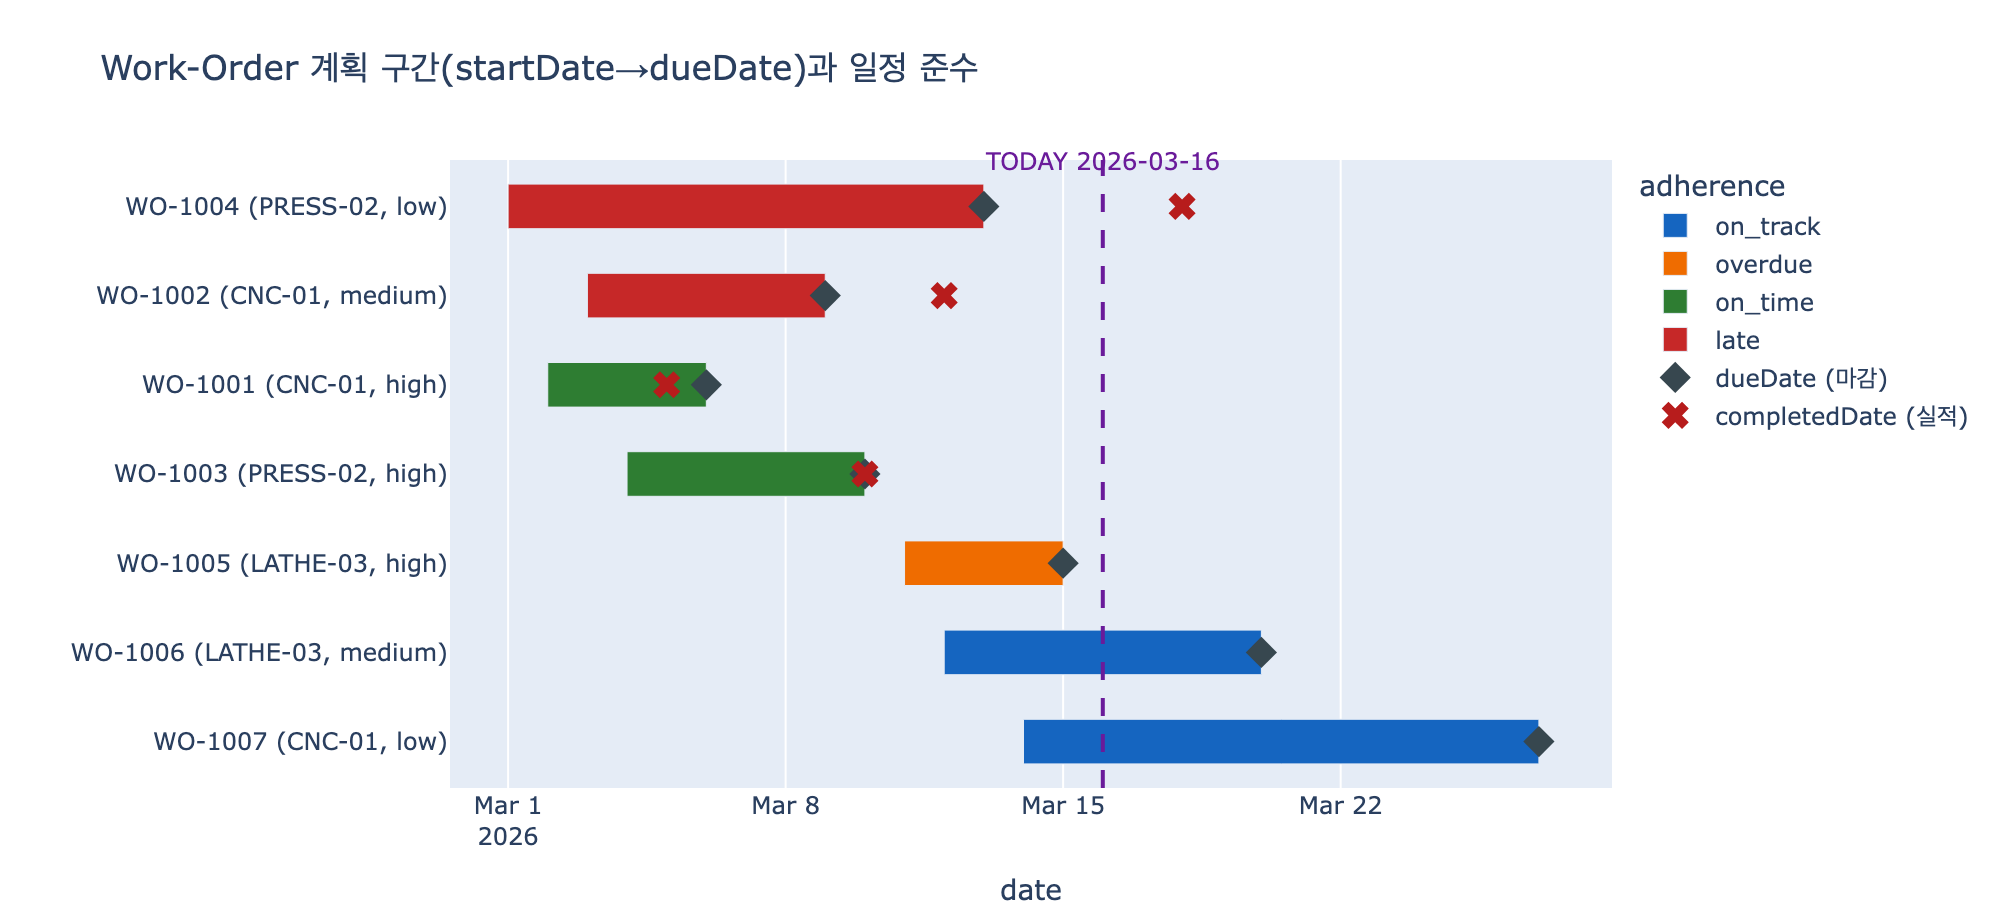

Reproduce this figure in Python.
# 필요 패키지: pandas, plotly, kaleido
# 실행: python3 expy.py  (Jupyter percent script 형식)

# %% [markdown]
# # Work-Order의 startDate / dueDate — 왜 둘 다 필요한가
#
# Smart Manufacturing 온톨로지의 `Work-Order`는 다음 속성을 갖는다.
#
# | Property | Type | Identifier? |
# |---|---|---|
# | `workOrderId` | string | ✓ |
# | `priority` | string | |
# | `status` | string | |
# | `startDate` | date | |
# | `dueDate` | date | |
#
# 날짜가 **두 개**인 이유는 하나의 값으로는 표현할 수 없는 두 축을 동시에 얻기 위해서다.
#
# - `startDate` → **기간(duration)** 의 시작점. 계획 리드타임을 만든다.
# - `dueDate` → **약속(commitment)** 의 끝점. 지연 여부의 기준선을 만든다.
#
# 두 값이 함께 있어야 **일정 준수(schedule adherence)** 를 계산할 수 있다.
#
# $$\text{leadTime} = \text{dueDate} - \text{startDate}$$
# $$\text{slack} = \text{dueDate} - \text{today}$$
# $$\text{lateness} = \text{completedDate} - \text{dueDate}$$
# $$\text{adherence} = \frac{|\{wo : \text{completedDate} \le \text{dueDate}\}|}{|\{wo : \text{status}=\text{completed}\}|}$$

# %%
from datetime import date

import pandas as pd
import plotly.express as px
import plotly.graph_objects as go


def _show(fig):
    try:
        from IPython import get_ipython

        if get_ipython() is not None:
            fig.show()
    except ImportError:
        pass


# 재현 가능한 결과를 위해 '오늘'을 고정한다 (datetime.now() 사용 금지)
TODAY = date(2026, 3, 16)
print("TODAY =", TODAY)
# 출력: TODAY = 2026-03-16

# %% [markdown]
# ## 1. Work-Order 인스턴스 만들기
#
# `assigned_to` 관계로 각 작업지시가 어떤 `Machine`에 배정됐는지도 함께 표현한다.
# `completedDate`는 온톨로지 속성은 아니지만, 실적(actual)을 계획(plan)과 대조하기 위한 관측값으로 둔다.

# %%
work_orders = [
    # (workOrderId, machine, priority, status, startDate, dueDate, completedDate)
    ("WO-1001", "CNC-01", "high", "completed", date(2026, 3, 2), date(2026, 3, 6), date(2026, 3, 5)),
    ("WO-1002", "CNC-01", "medium", "completed", date(2026, 3, 3), date(2026, 3, 9), date(2026, 3, 12)),
    ("WO-1003", "PRESS-02", "high", "completed", date(2026, 3, 4), date(2026, 3, 10), date(2026, 3, 10)),
    ("WO-1004", "PRESS-02", "low", "completed", date(2026, 3, 1), date(2026, 3, 13), date(2026, 3, 18)),
    ("WO-1005", "LATHE-03", "high", "in_progress", date(2026, 3, 11), date(2026, 3, 15), None),
    ("WO-1006", "LATHE-03", "medium", "in_progress", date(2026, 3, 12), date(2026, 3, 20), None),
    ("WO-1007", "CNC-01", "low", "in_progress", date(2026, 3, 14), date(2026, 3, 27), None),
]

df = pd.DataFrame(
    work_orders,
    columns=["workOrderId", "machine", "priority", "status", "startDate", "dueDate", "completedDate"],
)
print(df.to_string(index=False))
# 출력:
# workOrderId  machine priority      status  startDate    dueDate completedDate
#     WO-1001   CNC-01     high   completed 2026-03-02 2026-03-06    2026-03-05
#     WO-1002   CNC-01   medium   completed 2026-03-03 2026-03-09    2026-03-12
#     WO-1003 PRESS-02     high   completed 2026-03-04 2026-03-10    2026-03-10
#     WO-1004 PRESS-02      low   completed 2026-03-01 2026-03-13    2026-03-18
#     WO-1005 LATHE-03     high in_progress 2026-03-11 2026-03-15          None
#     WO-1006 LATHE-03   medium in_progress 2026-03-12 2026-03-20          None
#     WO-1007   CNC-01      low in_progress 2026-03-14 2026-03-27          None

# %% [markdown]
# ## 2. 두 날짜로부터 파생되는 지표들
#
# - **leadTime** = `dueDate - startDate` → 계획된 작업 기간(일)
# - **slack** = `dueDate - TODAY` → 남은 여유일 (음수면 이미 마감 초과)
# - **elapsed** = `TODAY - startDate` → 경과일
# - **progressRatio** = $\dfrac{\text{elapsed}}{\text{leadTime}}$ → 시간축 소진률. **두 날짜가 있어야만** 정의된다.

# %%
def days(a, b):
    """b 기준 a까지의 일수 (a - b)."""
    return (a - b).days


df["leadTime"] = [days(d, s) for s, d in zip(df.startDate, df.dueDate)]
df["slack"] = [days(d, TODAY) for d in df.dueDate]
df["elapsed"] = [days(TODAY, s) for s in df.startDate]
df["progressRatio"] = (df["elapsed"] / df["leadTime"]).round(2)

print(df[["workOrderId", "status", "leadTime", "elapsed", "slack", "progressRatio"]].to_string(index=False))
# 출력:
# workOrderId      status  leadTime  elapsed  slack  progressRatio
#     WO-1001   completed         4       14    -10           3.50
#     WO-1002   completed         6       13     -7           2.17
#     WO-1003   completed         6       12     -6           2.00
#     WO-1004   completed        12       15     -3           1.25
#     WO-1005 in_progress         4        5     -1           1.25
#     WO-1006 in_progress         8        4      4           0.50
#     WO-1007 in_progress        13        2     11           0.15

# %% [markdown]
# ## 3. 일정 준수(schedule adherence) 판정
#
# - 완료된 작업지시: `completedDate <= dueDate` 이면 **on_time**, 아니면 **late** (`lateness` 일 초과)
# - 진행 중 작업지시: `slack < 0` 이면 이미 **at_risk(overdue)**, 아니면 **on_track**
#
# 준수율은 완료 건 기준으로 계산한다.
#
# $$\text{adherence} = \frac{\#\text{on\_time}}{\#\text{completed}}$$

# %%
def classify(row):
    if row.status == "completed":
        late_days = days(row.completedDate, row.dueDate)
        return ("on_time" if late_days <= 0 else "late"), late_days
    return ("on_track" if row.slack >= 0 else "overdue"), None


df[["adherence", "lateness"]] = [classify(r) for r in df.itertuples()]
print(df[["workOrderId", "priority", "status", "dueDate", "completedDate", "adherence", "lateness"]].to_string(index=False))
# 출력:
# workOrderId priority      status    dueDate completedDate adherence lateness
#     WO-1001     high   completed 2026-03-06    2026-03-05   on_time     -1.0
#     WO-1002   medium   completed 2026-03-09    2026-03-12      late      3.0
#     WO-1003     high   completed 2026-03-10    2026-03-10   on_time      0.0
#     WO-1004      low   completed 2026-03-13    2026-03-18      late      5.0
#     WO-1005     high in_progress 2026-03-15          None   overdue      NaN
#     WO-1006   medium in_progress 2026-03-20          None  on_track      NaN
#     WO-1007      low in_progress 2026-03-27          None  on_track      NaN

# %%
done = df[df.status == "completed"]
rate = (done.adherence == "on_time").mean()
print(f"완료 {len(done)}건 중 정시 {int((done.adherence == 'on_time').sum())}건 → schedule adherence = {rate:.0%}")
print(f"평균 지연일(late 건만) = {done.loc[done.adherence == 'late', 'lateness'].mean():.1f}일")
# 출력: 완료 4건 중 정시 2건 → schedule adherence = 50%
# 출력: 평균 지연일(late 건만) = 4.0일

# %% [markdown]
# ## 4. `priority`와 결합 — 생산 계획 질의
#
# > Work orders have both `startDate` and `dueDate` — enabling schedule adherence calculations.
# > Combined with `priority`, this powers production planning queries.
#
# 예: **"high 우선순위인데 마감이 임박(slack이 작은)한 작업지시부터 처리하라"** 같은
# 디스패칭 규칙은 `priority` + `slack`(=dueDate 기반) 두 축이 모두 있어야 성립한다.
# 이는 스케줄링 이론의 *Critical Ratio* / *Minimum Slack* 규칙과 같다.
#
# $$\text{CR} = \frac{\text{dueDate} - \text{today}}{\text{잔여 작업일}}$$

# %%
prio_rank = {"high": 0, "medium": 1, "low": 2}
queue = df[df.status == "in_progress"].copy()
queue["prio_rank"] = queue.priority.map(prio_rank)
queue = queue.sort_values(["prio_rank", "slack"])
print("디스패칭 순서 (priority → slack):")
print(queue[["workOrderId", "priority", "slack", "adherence"]].to_string(index=False))
# 출력: 디스패칭 순서 (priority → slack):
# workOrderId priority  slack adherence
#     WO-1005     high     -1   overdue
#     WO-1006   medium      4  on_track
#     WO-1007      low     11  on_track

# %%
by_prio = (
    done.assign(on_time=lambda d: d.adherence == "on_time")
    .groupby("priority")
    .agg(n=("workOrderId", "count"), adherence=("on_time", "mean"), avg_lead=("leadTime", "mean"))
)
print(by_prio.to_string())
# 출력:
#           n  adherence  avg_lead
# priority
# high      2        1.0       5.0
# low       1        0.0      12.0
# medium    1        0.0       6.0

# %% [markdown]
# ## 5. 날짜가 하나뿐이라면? — 반례
#
# | 가진 것 | 계산 가능 | 계산 **불가능** |
# |---|---|---|
# | `startDate`만 | 언제 착수했는가, 경과일 | 기간, 지연 여부, slack, 준수율 |
# | `dueDate`만 | 지연 여부(완료일이 있다면) | 계획 기간, 진행률, 작업 부하(load) |
# | 둘 다 | 기간 · slack · 진행률 · 준수율 · 간트 차트 | — |
#
# 아래에서 확인해 보자. 두 작업지시는 **dueDate가 같지만** 계획 기간이 3배 차이난다.

# %%
a = df[df.workOrderId == "WO-1003"].iloc[0]  # 3/4 ~ 3/10
b = df[df.workOrderId == "WO-1004"].iloc[0]  # 3/1 ~ 3/13
print(f"{a.workOrderId}: due={a.dueDate}, leadTime={a.leadTime}일")
print(f"{b.workOrderId}: due={b.dueDate}, leadTime={b.leadTime}일")
print("→ dueDate만 보면 두 작업의 '무게'(설비 점유 기간)를 구분할 수 없다.")
print("→ startDate만 보면 어느 쪽이 지연인지 판단할 기준선이 없다.")
# 출력: WO-1003: due=2026-03-10, leadTime=6일
# 출력: WO-1004: due=2026-03-13, leadTime=12일
# 출력: → dueDate만 보면 두 작업의 '무게'(설비 점유 기간)를 구분할 수 없다.
# 출력: → startDate만 보면 어느 쪽이 지연인지 판단할 기준선이 없다.

# %% [markdown]
# ## 6. 간트 차트 — 구간(startDate→dueDate)과 마감선(dueDate)
#
# 막대는 `startDate`~`dueDate` 계획 구간, ◆ 마커는 `dueDate`,
# ✕ 마커는 실제 `completedDate`다. 마감선 오른쪽에 ✕가 찍히면 지연이다.

# %%
plot_df = df.copy()
plot_df["start_dt"] = pd.to_datetime(plot_df.startDate)
plot_df["due_dt"] = pd.to_datetime(plot_df.dueDate)
plot_df["label"] = plot_df.workOrderId + " (" + plot_df.machine + ", " + plot_df.priority + ")"
plot_df = plot_df.sort_values("start_dt", ascending=False)

color_map = {"on_time": "#2E7D32", "late": "#C62828", "on_track": "#1565C0", "overdue": "#EF6C00"}

fig = px.timeline(
    plot_df,
    x_start="start_dt",
    x_end="due_dt",
    y="label",
    color="adherence",
    color_discrete_map=color_map,
    hover_data={"leadTime": True, "slack": True, "progressRatio": True, "start_dt": False, "due_dt": False},
    title="Work-Order 계획 구간(startDate→dueDate)과 일정 준수",
)
fig.update_traces(width=0.5)

# dueDate 마커
fig.add_trace(
    go.Scatter(
        x=plot_df.due_dt,
        y=plot_df.label,
        mode="markers",
        marker=dict(symbol="diamond", size=12, color="#37474F"),
        name="dueDate (마감)",
    )
)

# 실제 완료일 마커
fin = plot_df[plot_df.completedDate.notna()]
fig.add_trace(
    go.Scatter(
        x=pd.to_datetime(fin.completedDate),
        y=fin.label,
        mode="markers",
        marker=dict(symbol="x", size=12, color="#B71C1C"),
        name="completedDate (실적)",
    )
)

# 오늘 기준선 (kaleido 직렬화를 위해 ISO 문자열로 전달)
_today_iso = TODAY.isoformat()
fig.add_vline(x=_today_iso, line_width=2, line_dash="dash", line_color="#6A1B9A")
fig.add_annotation(
    x=_today_iso, y=1.03, yref="paper", text=f"TODAY {_today_iso}", showarrow=False, font=dict(color="#6A1B9A")
)

fig.update_yaxes(title="")
fig.update_xaxes(title="date")
fig.update_layout(
    height=460,
    width=1000,
    legend_title_text="adherence",
    margin=dict(l=10, r=10, t=80, b=40),
)

_show(fig)

import os

_out = os.path.join(os.path.dirname(os.path.abspath(__file__)), "expy.png")
fig.write_image(_out, scale=2)
print("saved:", _out)
# 출력: saved: .../expy.png

# %% [markdown]
# ## 정리
#
# - `startDate`는 **기간**을, `dueDate`는 **약속**을 표현한다. 하나만으로는 둘 중 하나가 소실된다.
# - 두 날짜가 있어야 `leadTime`, `slack`, `progressRatio`, `lateness`, **schedule adherence**가 계산된다.
# - `priority`와 결합하면 *"우선순위 높고 slack 작은 순서로 처리"* 같은
#   생산 계획/디스패칭 질의를 온톨로지 위에서 곧바로 표현할 수 있다.
# - 온톨로지 설계 관점: 이벤트/일정 엔티티는 **구간(interval)** 을 표현할 수 있게
#   시작·종료 두 속성을 쌍으로 두는 것이 기본 패턴이다.
